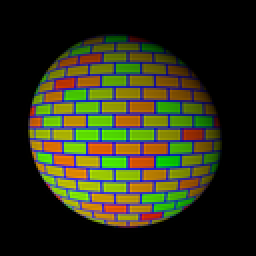
%> input picture photometrics_images/SphereColor/Sphere_-0.5_-0.5.png, 128 x 128 px, shrunk from 512 x 512 before the run (shown 2 times larger); its folder holds only this picture in this run
$ octave photometric_stereo_color.m   (GNU Octave 9; MATLAB toolbox functions it lacks are replaced by stand-ins)
%> lines starting %> are read from the running program, lines starting %| are printed output that depends on the picture
### load_syn_images.m
function [ image_stack, scriptV ] = load_syn_images( image_dir, channel )
%> called with image_dir = './photometrics_images/SphereColor/', channel = 1
%LOAD_SYN_IMAGES read from directory image_dir all files with extension png
%   image_dir: path to the image directory
%   nchannel: the image channel to be loaded, default = 1
%
%   image_stack: all images stacked along the 3rd channel
%   scriptV: light directions

files = dir(fullfile(image_dir, '*.png'));
nfiles = length(files);

if nargin == 1
    channel = 1;
end

image_stack = 0;
V = 0;
Z = 0.5;

for i = 1:nfiles

    % read input image
    im = imread(fullfile(image_dir, files(i).name));
%> im is the input picture: size 128x128x3 uint8; mean R, G, B 45, 47, 23.3
    im = im(:, :, channel);
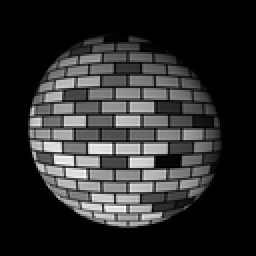
%> im: size 128x128 uint8 (shown 2 times larger); min 0, max 255, mean 45

    % stack at third dimension
    if image_stack == 0
        [h, w] = size(im);
%> h = 128; w = 128
        fprintf('Image size (HxW): %dx%d\n', h, w);
%| Image size (HxW): 128x128
        image_stack = zeros(h, w, nfiles, 'uint8');
        V = zeros(nfiles, 3, 'double');
    end

    image_stack(:, :, i) = im;

    % read light direction from image name
    name = files(i).name(8:end);
    m = strfind(name,'_')-1;
    X = str2double(name(1:m));
    n = strfind(name,'.png')-1;
    Y = str2double(name(m+2:n));
    V(i, :) = [-X, Y, Z];
end

% normalization
min_val = double(min(image_stack(:)));
%> min_val = 0
max_val = double(max(image_stack(:)));
%> max_val = 255
image_stack = (double(image_stack) - min_val) / (max_val - min_val);

normV = sqrt(sum(V.^2, 2));
scriptV = bsxfun(@rdivide, V, normV);

end

### estimate_alb_nrm.m
function [ albedo, normal ] = estimate_alb_nrm(image_stack, scriptV, shadow_trick)
%COMPUTE_SURFACE_GRADIENT compute the gradient of the surface
%   image_stack : the images of the desired surface stacked up on the 3rd
%   dimension
%   scriptV : matrix V (in the algorithm) of source and camera information
%   shadow_trick: (true/false) whether or not to use shadow trick in solving
%   	linear equations
%   albedo : the surface albedo
%   normal : the surface normal


[h, w, ~] = size(image_stack);
if nargin == 2
    shadow_trick = true;
end

% create arrays for
%   albedo (1 channel)
%   normal (3 channels)
albedo = zeros(h, w, 1);
normal = zeros(h, w, 3);

% For each point in the image array
for row = 1:h
    for column = 1:w

        % Stack image values into a vector i
        i = image_stack(row, column, :);

        % Reshape i to an array
        i = i(:);

        if shadow_trick

            % Construct the diagonal matrix scriptI
            scriptI = diag(i);
            IV = scriptI * scriptV;

            % When a pixel has a value other than 0 in less than 3 lighting
            % conditions, the linear equation will be underdetermined and
            % linsolve will return g = [0, 0, 0] as a solution, resulting
            % in albedo = 0 and normal = [Nan, Nan, Nan]. The linsolver
            % will issue a rank defficient warning.
            % To avoid this, the albedo and normal are manually set.
            if rank(IV) < 3
                albedo(row, column) = 0;
                normal(row, column, :) = [NaN, NaN, NaN];
                continue;
            end

            % Solve scriptI * scriptV * g = scriptI * i to obtain g
            g = linsolve(IV, scriptI * i);

        else
            g = linsolve(scriptV, i);
        end

        % Albedo at this point is |g|
        albedo(row, column) = norm(g);

        % Normal at this point is g / |g|
        normal(row, column, :) = g ./ norm(g);
    end
end

end

### check_integrability.m
function [ p, q, SE ] = check_integrability( normals )
%CHECK_INTEGRABILITY check the surface gradient is acceptable
%   normals: normal image
%   p : df / dx
%   q : df / dy
%   SE : Squared Errors of the 2 second derivatives

normalsx = normals(:,:,1);
normalsy = normals(:,:,2);
normalsz = normals(:,:,3);

% p measures value of df / dx
p = normalsx./normalsz;
p(isnan(p)) = 0;

% q measures value of df / dy
q = normalsy./normalsz;
q(isnan(q)) = 0;

% approximate second derivate by neighbor difference
% pad to keep matrix dimensions the same
p_pad = padarray(p,[1 0],'replicate','pre');
dp_dy = diff(p_pad,1,1);

q_pad = padarray(q,[0 1],'replicate','pre');
dq_dx = diff(q_pad,1,2);

% Compute the Squared Errors SE of the 2 second derivatives SE
SE = (dp_dy - dq_dx).^2;

end

### construct_surface.m
function [ height_map ] = construct_surface( p, q, path_type )
%CONSTRUCT_SURFACE construct the surface function represented as height_map
%   p : measures value of df / dx
%   q : measures value of df / dy
%   path_type: type of path to construct height_map, either 'column',
%   'row', or 'average'
%   height_map: the reconstructed surface


if nargin == 2
    path_type = 'column';
end

[h, w] = size(p);
height_map = zeros(h, w);

switch path_type
    case 'column'
        q(1, 1) = 0;

        % Fill first column of q with its column-wise cumulative sum
        q(:, 1) = cumsum(q(:, 1), 1);

        % Fill all other heightmap columns with values from p
        % and take the row-wise cumulative sum
        height_map = p;
        height_map(:, 1) = q(:, 1);
        height_map = cumsum(height_map, 2);

    case 'row'
        p(1, 1) = 0;

        % Similar to column case but with
        % column-wise cumulative sum
        p(1, :) = cumsum(p(1, :), 2);
        height_map = q;
        height_map(1, :) = p(1, :);
        height_map = cumsum(height_map, 1);


    case 'average'
        height_map_c = construct_surface(p, q, 'column');
        height_map_r = construct_surface(p, q, 'row');
        height_map = (height_map_c + height_map_r) ./ 2;
end
end

### show_results.m
function show_results( albedo, normals, SE )
%SHOW_RESULTS display albedo, normal and computational errors

[h, w, ~] = size(normals);

% plot the results
figure
subplot(2, 3, 1);
[X, Y] = meshgrid(1:w, 1:h);
surf(X, Y, SE, gradient(SE));
title('Integrability check: (dp / dy - dq / dx) ^2 ');

subplot(2, 3, 2);
imshow(albedo);
title('Albedo');

subplot(2, 3, 3);
minN = min(min(normals, [], 1), [], 2);
maxN = max(max(normals, [], 1), [], 2);
normal_img = (normals - minN) ./ (maxN - minN);
% NOTE: all 3 operations(-, /, -) are done in in broadcasting manner
% before MATLAB2016B, must use BSXFUN(@minus, normals, minN), ...
imshow(normal_img);
title('Normal map');

subplot(2, 3, 4);
imshow(normal_img(:, :, 1));
title('Normal X-component');

subplot(2, 3, 5);
imshow(normal_img(:, :, 2));
title('Normal Y-component');

subplot(2, 3, 6);
imshow(normal_img(:, :, 3));
title('Normal Z-component');


end

### show_model.m
function show_model(albedo, height_map)
% SHOW_MODEL: display the model with texture
%   albedo: image used as texture for the model
%   height_map: height in z direction, describing the model geometry
% Spring 2014 CS 543 Assignment 1
% Arun Mallya and Svetlana Lazebnik


% some cosmetic transformations to make 3D model look better
[hgt, wid] = size(height_map);
[X,Y] = meshgrid(1:wid, 1:hgt);
H = rot90(fliplr(height_map), 2);
A = rot90(fliplr(albedo), 2);

figure;
mesh(H, X, Y, A);
axis equal;
xlabel('Z')
ylabel('X')
zlabel('Y')
title('Height Map')
% 1
view(-60,20)
% 2
% view(-120,20)
%
% 3
% view(-90, 20)
% 4
% view(-150,20)
% 5
% view(-30,20)
% 6
% view(-0,20)
% 7
% view(-180, 20)

colormap(gray)
set(gca, 'XDir', 'reverse')
set(gca, 'XTick', []);
set(gca, 'YTick', []);
set(gca, 'ZTick', []);
end

### photometric_stereo_color.m
image_dir = './photometrics_images/SphereColor/';

[image_stack_r, scriptV] = load_syn_images(image_dir, 1);
%> scriptV = [0.577 -0.577 0.577]
[image_stack_g, ~] = load_syn_images(image_dir, 2);
%> call 2 of load_syn_images, with image_dir = './photometrics_images/SphereColor/', channel = 2
%> in load_syn_images (call 2), `im = im(:, :, channel);`:
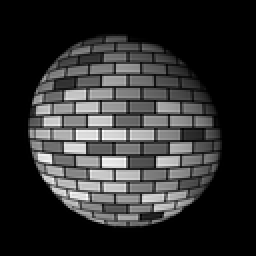
%> im: size 128x128 uint8 (shown 2 times larger); min 0, max 254, mean 47
%| Image size (HxW): 128x128
%> in load_syn_images (call 2), `max_val = double(max(image_stack(:)));`: max_val = 254
[image_stack_b, ~] = load_syn_images(image_dir, 3);
%> call 3 of load_syn_images, with image_dir = './photometrics_images/SphereColor/', channel = 3
%> in load_syn_images (call 3), `im = im(:, :, channel);`:
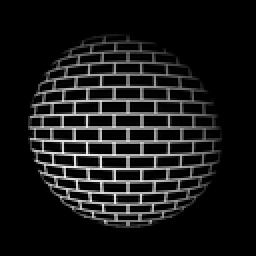
%> im: size 128x128 uint8 (shown 2 times larger); min 0, max 253, mean 23.3
%| Image size (HxW): 128x128
%> in load_syn_images (call 3), `max_val = double(max(image_stack(:)));`: max_val = 253

% In the case of an absent color channel
% replace nans with 0's.
image_stack_r(isnan(image_stack_r)) = 0;
image_stack_g(isnan(image_stack_g)) = 0;
image_stack_b(isnan(image_stack_b)) = 0;

[h, w, n] = size(image_stack_g);
%> h = 128; w = 128; n = 1

[albedo_r, normals_r] = estimate_alb_nrm(image_stack_r, scriptV);
%> after the loop in estimate_alb_nrm, `for row = 1:h`: albedo: size 128x128 double; every value is 0
%> after the loop in estimate_alb_nrm, `for row = 1:h`: normal: size 128x128x3 double; every value is NaN or infinite
%> after the loop in estimate_alb_nrm, `for row = 1:h`: IV = [0 0 0]; scriptI = 0
[albedo_g, normals_g] = estimate_alb_nrm(image_stack_g, scriptV);
[albedo_b, normals_b] = estimate_alb_nrm(image_stack_b, scriptV);

albedo = (albedo_r + albedo_g + albedo_b) ./ 3;
mask = albedo == 0;
%> mask: size 128x128 logical; every value is 1
mask = cat(3,mask, mask, mask);
%> mask: size 128x128x3 logical; every value is 1

normals_r(isnan(normals_r)) = 0;
%> normals_r: size 128x128x3 double; every value is 0
normals_g(isnan(normals_g)) = 0;
normals_b(isnan(normals_b)) = 0;

normals = (normals_r + normals_g + normals_b) ./ 3;

% Make normals unit vectors again
for row = 1:h
    for col = 1:w
        normal = normals(row, col, :);
        normal = normal(:);
        normal = normal / norm(normal);
        normals(row, col, :) = normal;
    end
end
%> normals: size 128x128x3 double; every value is NaN or infinite

% Set all normals outside of object back to NaN
normals(mask) = NaN;
[p, q, SE] = check_integrability(normals);
%> in check_integrability, `normalsx = normals(:,:,1);`: normalsx: size 128x128 double; every value is NaN or infinite
%> in check_integrability, `p_pad = padarray(p,[1 0],'replicate','pre');`: p_pad: size 129x128 double; every value is 0
%> in check_integrability, `q_pad = padarray(q,[0 1],'replicate','pre');`: q_pad: size 128x129 double; every value is 0
threshold = 0.005;
SE(SE <= threshold) = NaN;
height_map = construct_surface(p, q, 'average');

show_results(albedo, normals, SE);
%> in show_results, `minN = min(min(normals, [], 1), [], 2);`: minN = [NaN NaN NaN]
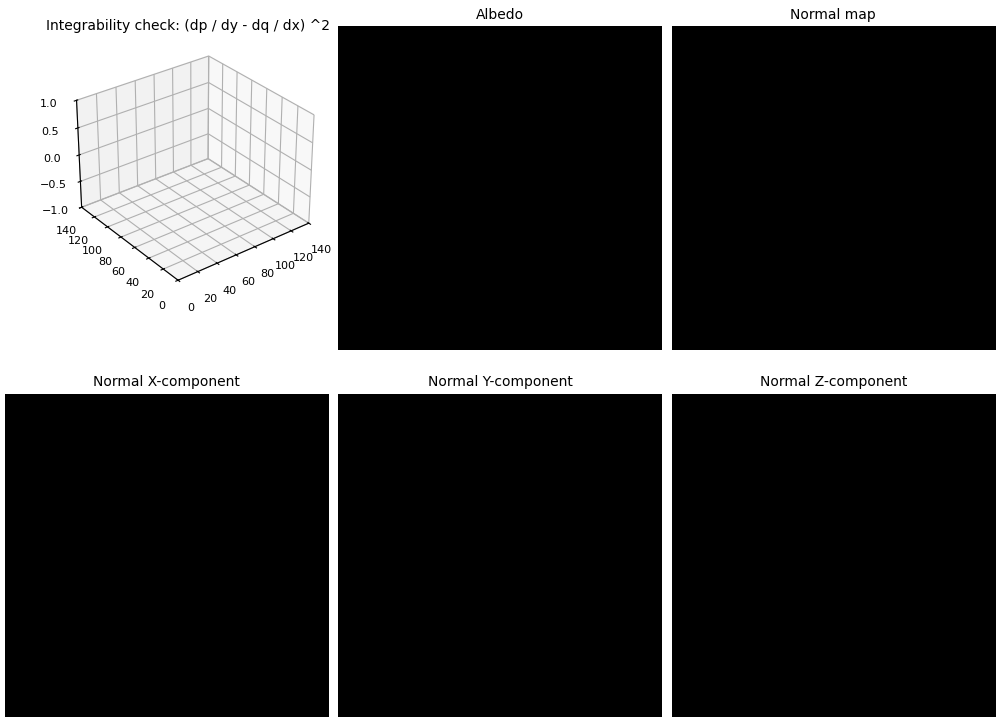
%> figure redrawn from the program's plot data, 6 panels
show_model(albedo, height_map);
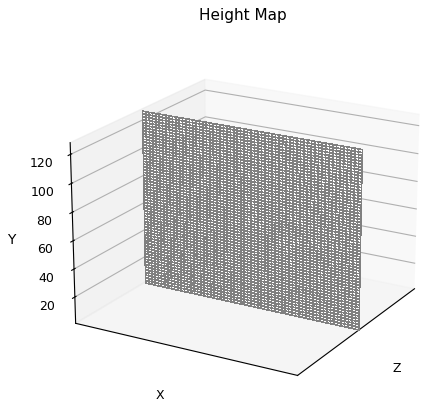
%> figure redrawn from the program's plot data
